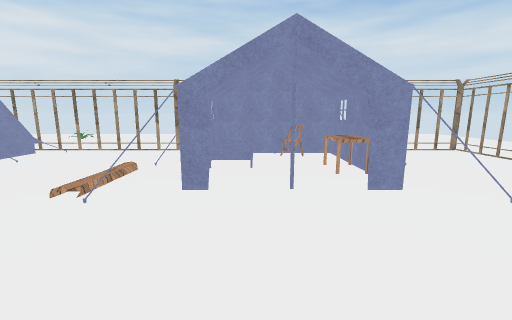
[1] (above)

24 first-person views from a walk through a 3-D level made in the Unity game engine. The camera is 1.3 m above the floor, tilts 10° down and sees 90° across. The floor is counted in squares, 1 m on a side. Each view is taken from the middle of a square. On the plan, view 1 faces up. The plan holds only what a view shows up to about 13 squares ahead; the rest is blank. The place goes on beyond the plan. Surface patterns are stand-ins for the level's own textures.

[2]
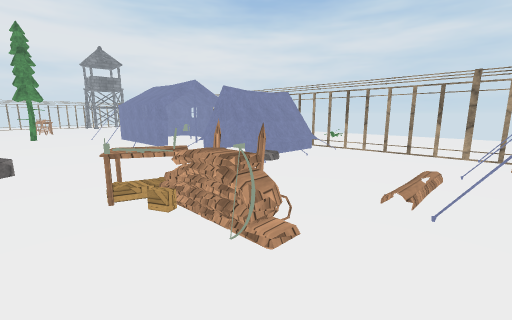

[3]
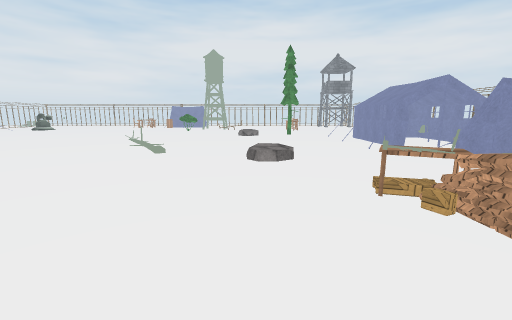

[4]
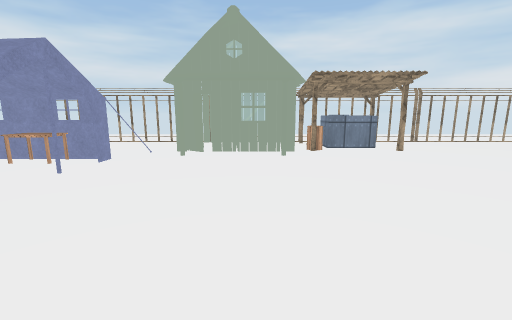

[5]
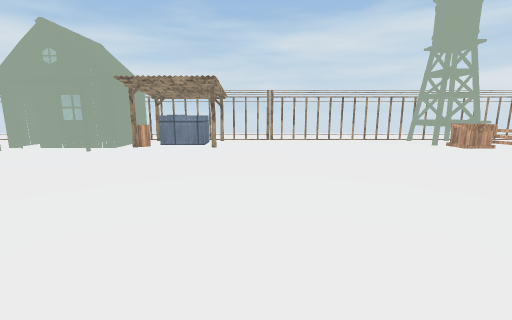

[6]
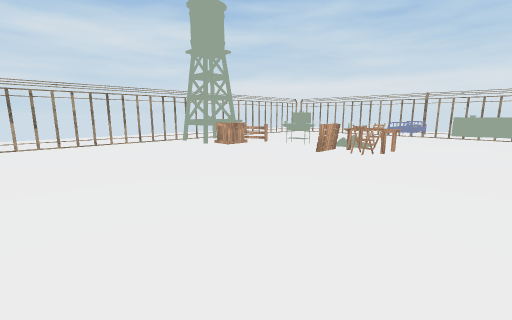

[7]
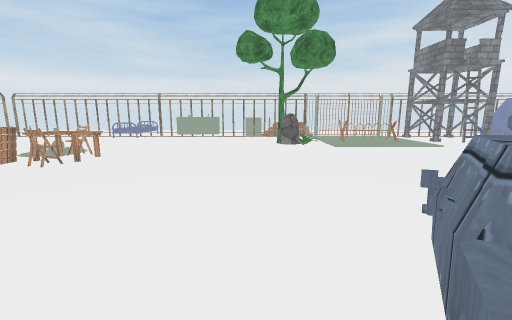

[8]
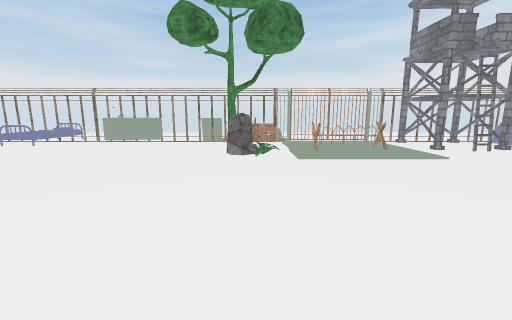

[9]
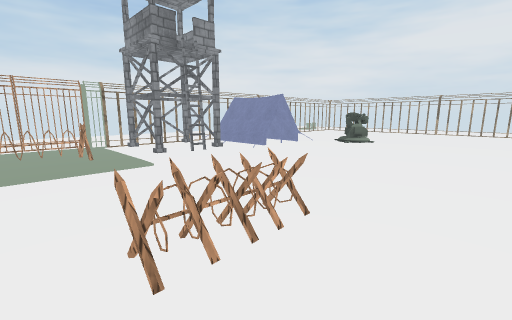

[10]
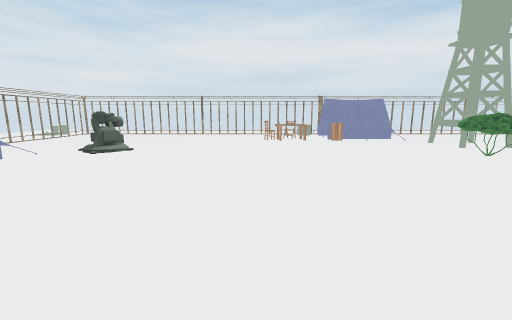

[11]
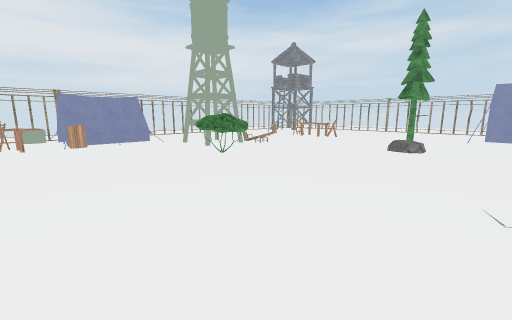

[12]
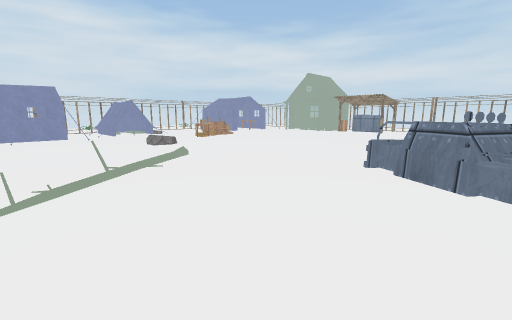

[13]
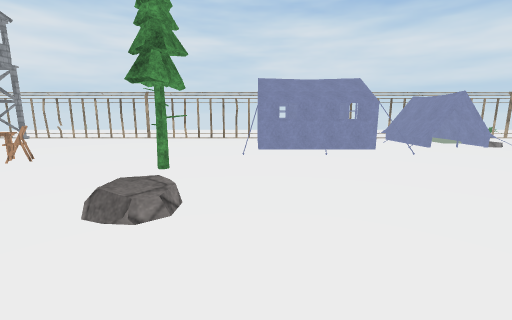

[14]
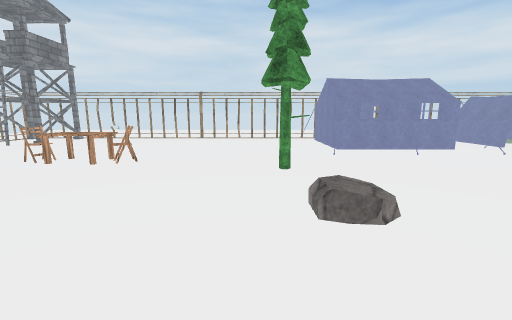

[15]
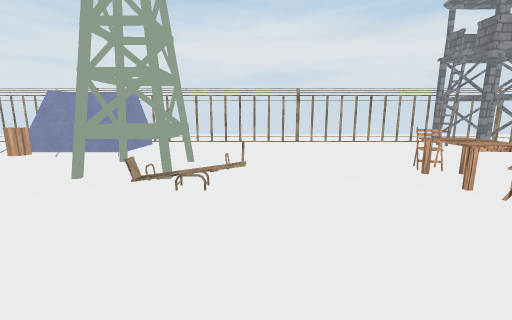

[16]
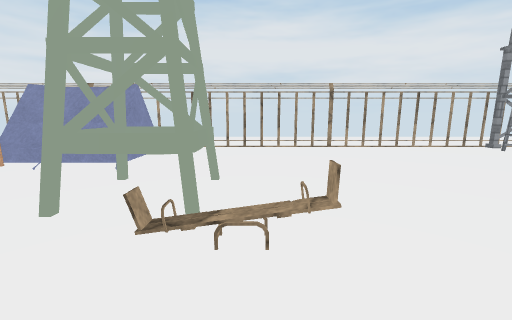

[17]
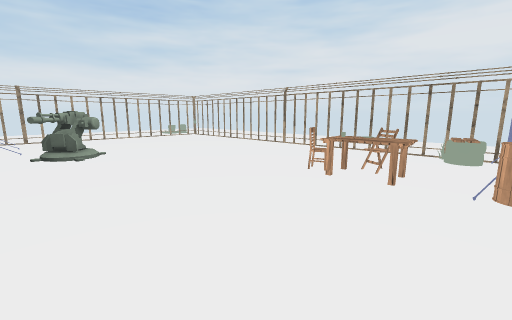

[18]
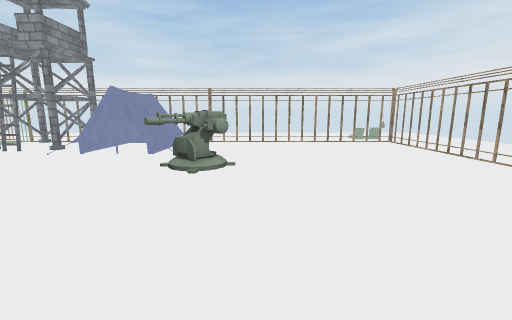

[19]
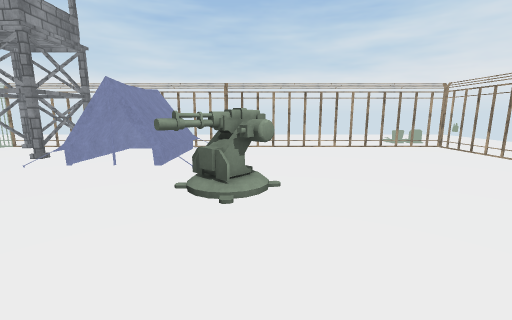

[20]
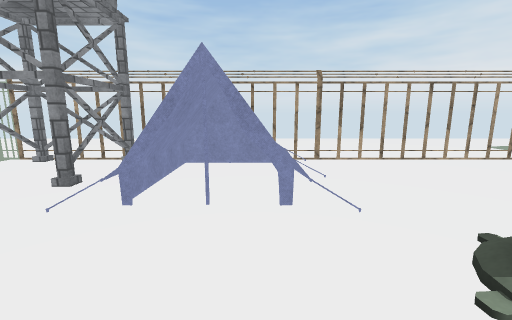

[21]
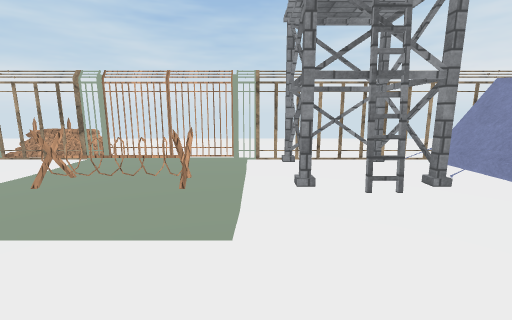

[22]
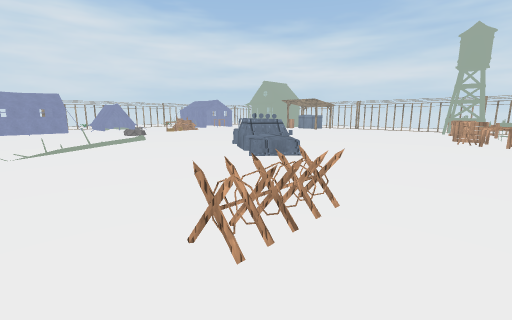

[23]
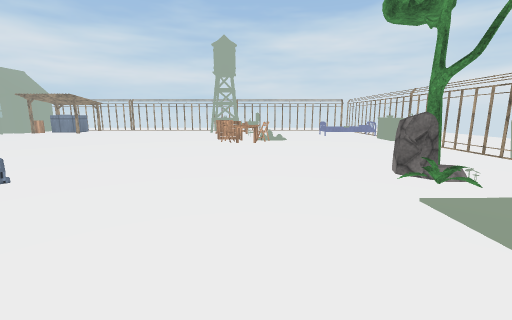

[24]
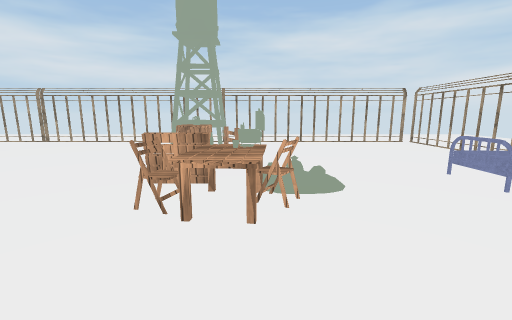

### Floor plan
Key: @ floor where view 1 was taken; # wall or solid block; x gap in a wall; . floor; / step, stairs or slope; = window, fence, low wall or low ledge; T thing the floor can be seen under or through; O other object.
Columns run from 33 left of view 1 to 8 right of it. Each row starts with its distance up from view 1.
 10 ##                ##    ##.....#       ...
  9  OOO              O#    OO.....#OOOOO ....
  8  O.O............O OOO  OOO.....  .O.O ....
  7 .O.O............O O....OOO......O..OO....
  6 x.O.............O  ....OOO/.../.O..OO....
  5 ................ OO O..OOO/.../.O...O....
  4 ................O.O..O......../OO..OO....
  3 ........OO............................OOO
  2 .......OOO....O............OOO......OO..O
  1 ..............O............O.........O. O
  0 .................................@...O  O
 -1 ..............//.......O............OOOOO
 -2 .........=....//.....................#O.##
 -3 ........=.............................####
 -4 ......OOO=............/...............=# #
 -5 ......O.O............//...............x=##
 -6  .....OO..O........O//...................
 -7  .OOO.....O..............................
 -8    OO....................................x
 -9    OO.....................................
-10 x.OOOO..................OO................
-11 #OO.OO.................OOO................
-12 .O..OO.................OO.................
-13 ....OO....................................
-14 .........................................
-15 .....................................OOOO#
-16 ..................OOO..........O.O...OOOO#
-17 ...............................OOO...OOO##
-18 ...............................OO.O  ....
-19  .......OO......................O........
-20 ........O#...............................
-21 ........................OO......O........
-22 ...O.......OOO..O...O.O.OO.....OO........
-23 ...........OOO.O.O.OOOO.....OO OO........
-24 ...........OOO.O.O..........OOO.O........
-25 ...........OO#.OOO.......................
-26 .##TTTT.TTT##TTTTTTxOOxOOO=#####x########.
-27 OO .....................   .....     .....

Where each view was taken, in squares from view 1:
view 1: 0 up, 0 right, facing up
view 2: 0 up, 2 left, facing up-left
view 3: 1 down, 2 left, facing left
view 4: 0 up, 5 left, facing right
view 5: 7 down, 6 left, facing right
view 6: 8 down, 5 left, facing down-right
view 7: 10 down, 7 left, facing down
view 8: 13 down, 9 left, facing down
view 9: 14 down, 12 left, facing down-left
view 10: 14 down, 15 left, facing left
view 11: 12 down, 16 left, facing up-left
view 12: 12 down, 15 left, facing up-right
view 13: 5 down, 17 left, facing up
view 14: 5 down, 20 left, facing up
view 15: 2 down, 20 left, facing left
view 16: 3 down, 22 left, facing left
view 17: 10 down, 23 left, facing down-left
view 18: 13 down, 26 left, facing down
view 19: 15 down, 25 left, facing down
view 20: 18 down, 22 left, facing down
view 21: 18 down, 15 left, facing down
view 22: 18 down, 16 left, facing up-right
view 23: 18 down, 14 left, facing right
view 24: 18 down, 5 left, facing right
